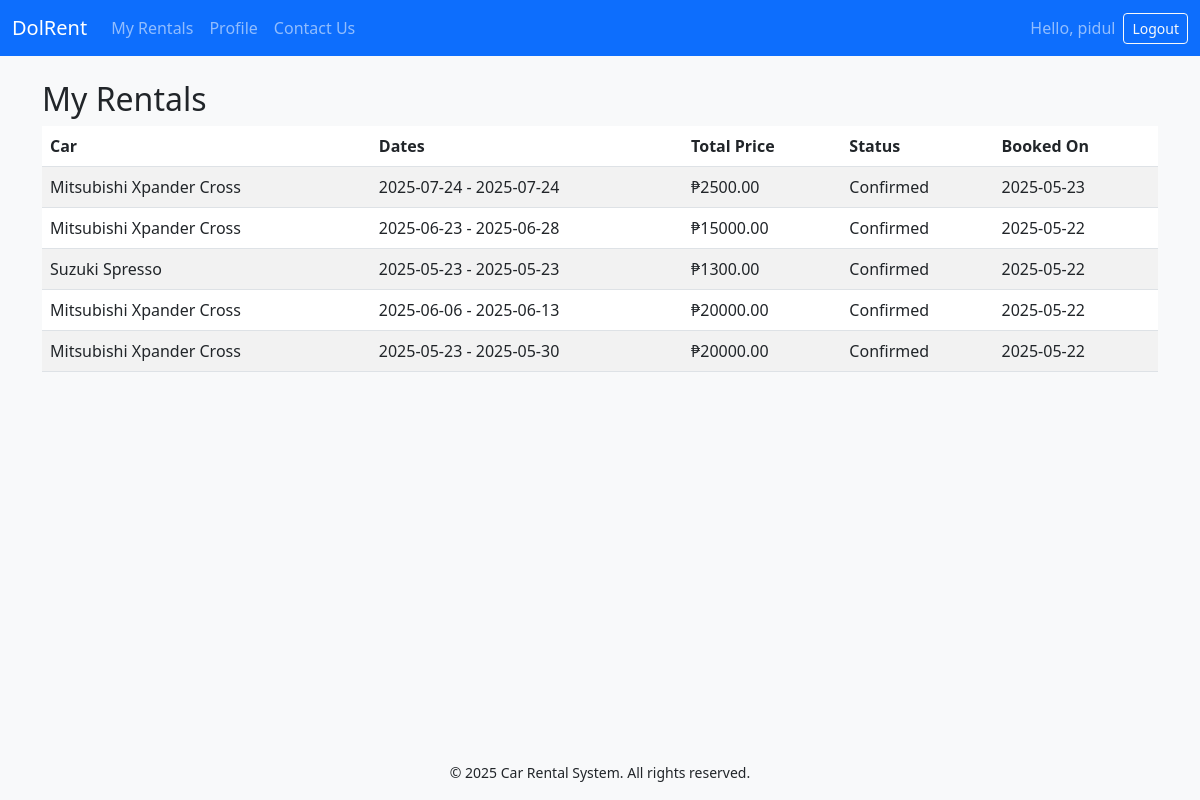
The app's page /myrentals (signed in) with its own data.
### app.py (models this page shows, shortened)
class User(UserMixin, db.Model):
    id = db.Column(db.Integer, primary_key=True)
    username = db.Column(db.String(80), unique=True, nullable=False)
    email = db.Column(db.String(120), unique=True, nullable=False)
    password_hash = db.Column(db.String(128), nullable=False)
    is_admin = db.Column(db.Boolean, default=False)
    profile_image = db.Column(db.String(255), nullable=True)
    rentals = db.relationship('Booking', backref='renter', lazy=True)
    messages = db.relationship('ContactMessage', backref='sender', lazy=True)

class Booking(db.Model):
    id = db.Column(db.Integer, primary_key=True)
    user_id = db.Column(db.Integer, db.ForeignKey('user.id'), nullable=False)
    car_id = db.Column(db.Integer, db.ForeignKey('car.id'), nullable=False)
    start_date = db.Column(db.Date, nullable=False)
    end_date = db.Column(db.Date, nullable=False)
    total_price = db.Column(db.Float, nullable=False)
    status = db.Column(db.String(20), default='Confirmed')  # Confirmed, Cancelled, Completed
    created_at = db.Column(db.DateTime, default=datetime.utcnow)

class Car(db.Model):
    id = db.Column(db.Integer, primary_key=True)
    make = db.Column(db.String(50), nullable=False)
    model = db.Column(db.String(50), nullable=False)
    year = db.Column(db.Integer, nullable=False)
    price_per_day = db.Column(db.Float, nullable=False)
    description = db.Column(db.Text, nullable=True)
    image_url = db.Column(db.String(255), nullable=True)
    active = db.Column(db.Boolean, default=True)
    bookings = db.relationship('Booking', backref='car', lazy=True)

### app.py (the view)
@app.route('/myrentals')
@login_required
def my_rentals():
    bookings = Booking.query.filter_by(user_id=current_user.id).order_by(Booking.created_at.desc()).all()
    return render_template('my_rentals.html', bookings=bookings)

### app.py (called while the page is built)
@login_manager.user_loader
def load_user(user_id):
    return User.query.get(int(user_id))

### templates/my_rentals.html (shortened to what this page needs)
{% extends 'base.html' %}
{% block content %}
<h2>My Rentals</h2>
{% if bookings %}
<table class="table table-striped">
  <thead>
    <tr>
      <th>Car</th>
      <th>Dates</th>
      <th>Total Price</th>
      <th>Status</th>
      <th>Booked On</th>
    </tr>
  </thead>
  <tbody>
    {% for booking in bookings %}
    <tr>
      <td>{{ booking.car.make }} {{ booking.car.model }}</td>
      <td>{{ booking.start_date }} - {{ booking.end_date }}</td>
      <td>₱{{ "%.2f"|format(booking.total_price) }}</td>
      <td>{{ booking.status }}</td>
      <td>{{ booking.created_at.strftime('%Y-%m-%d') }}</td>
    </tr>
    {% endfor %}
  </tbody>
</table>
{% else %}
<p>You have no rentals booked yet.</p>
{% endif %}
{% endblock %}

### templates/base.html (shortened to what this page needs)
<!DOCTYPE html>
<html lang="en">
<head>
    <link href="https://cdn.jsdelivr.net/npm/bootstrap@5.3.0/dist/css/bootstrap.min.css" rel="stylesheet" />
    <link rel="stylesheet" href="{{ url_for('static', filename='css/style.css') }}" />
</head>
<body>
<nav class="navbar navbar-expand-lg navbar-dark bg-primary">
  <div class="container-fluid">
    <a class="navbar-brand" href="{{ url_for('home') }}">DolRent</a>
    <div class="collapse navbar-collapse" id="navbarNav">
      <ul class="navbar-nav me-auto">
      {% if current_user.is_authenticated %}
        <li class="nav-item">
          <a class="nav-link" href="{{ url_for('my_rentals') }}">My Rentals</a>
        </li>
        <li class="nav-item">
          <a class="nav-link" href="{{ url_for('profile') }}">Profile</a>
        </li>
        <li class="nav-item">
          <a class="nav-link" href="{{ url_for('contact') }}">Contact Us</a>
        </li>
      {% else %}
        <li class="nav-item"><a class="nav-link" href="{{ url_for('login') }}">Login</a></li>
        <li class="nav-item"><a class="nav-link" href="{{ url_for('register') }}">Register</a></li>
        <li class="nav-item"><a class="nav-link" href="{{ url_for('contact') }}">Contact Us</a></li>
      {% endif %}
      </ul>
      {% if current_user.is_authenticated %}
      <span class="navbar-text me-2">Hello, {{ current_user.username }}</span>
      <a class="btn btn-outline-light btn-sm" href="{{ url_for('logout') }}">Logout</a>
      {% endif %}
    </div>
  </div>
</nav>
<div class="container mt-4">
  {% block content %}{% endblock %}
</div>
<footer class="bg-light py-3 mt-5 text-center">
  <div class="container">
    <small>© 2025 Car Rental System. All rights reserved.</small>
  </div>
</footer>
</body>
</html>

### static/css/style.css (style rules this page uses)
body { padding-bottom: 60px; background-color: #f8f9fa; }
footer { position: fixed; bottom: 0; width: 100%; }

### records on screen
User: username "pidul"
Booking: car.make "Mitsubishi", car.model "Xpander Cross", start_date "2025-07-24", end_date "2025-07-24", total_price "2500.00", status "Confirmed", created_at "2025-05-23"
Booking: car.make "Mitsubishi", car.model "Xpander Cross", start_date "2025-06-23", end_date "2025-06-28", total_price "15000.00", status "Confirmed", created_at "2025-05-22"
Booking: car.make "Suzuki", car.model "Spresso", start_date "2025-05-23", end_date "2025-05-23", total_price "1300.00", status "Confirmed", created_at "2025-05-22"
Booking: car.make "Mitsubishi", car.model "Xpander Cross", start_date "2025-06-06", end_date "2025-06-13", total_price "20000.00", status "Confirmed", created_at "2025-05-22"
Booking: car.make "Mitsubishi", car.model "Xpander Cross", start_date "2025-05-23", end_date "2025-05-30", total_price "20000.00", status "Confirmed", created_at "2025-05-22"
